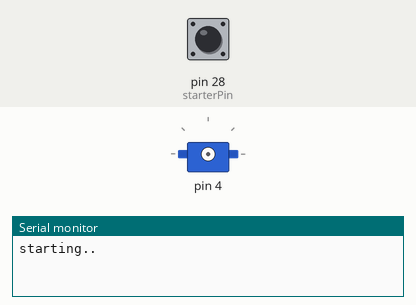
The sketch below on a simulated Arduino Mega 2560, built with avr-gcc and run on an emulated ATmega2560. Parts: servo, the last lines printed to the serial monitor. The test bench sets the inputs (shaded band); at power-on: pin 28 (starterPin) HIGH.

Above: at 0.1 s.
At 12.2 s:
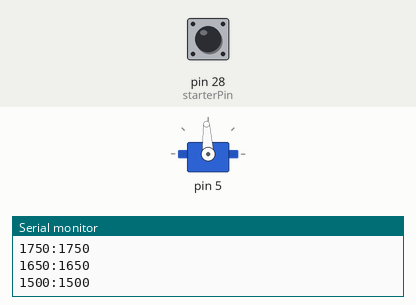
12.3 s: pin 28 (starterPin) pulled LOW for 3.2 s
At 21.2 s:
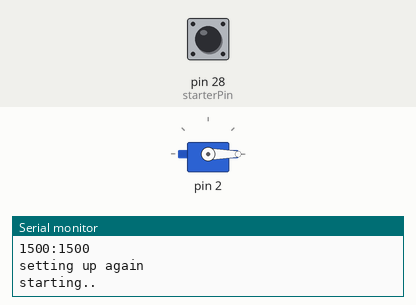
Timing chart, 0 to 23.0 s (numbered marks = the images above; inputs shaded):
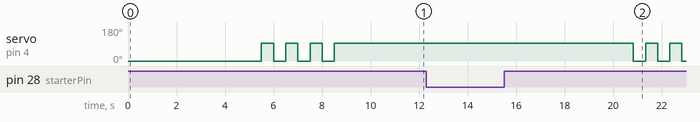

Measured:
- after the input at 12.3 s, servo on pin 4: alternates 93° for 0.50 s and 0° for 0.50 s, starting after 8.5 s

The sketch:

runThrusters.ino
```cpp
#include <Servo.h>

Servo servo2;
Servo servo3;
Servo servo4;
Servo servo5;
Servo servo6;
Servo servo7;

Servo thrusterGroup1[] = { servo2, servo3 };
Servo thrusterGroup2[] = { servo4, servo5 };
Servo thrusterGroup3[] = { servo6, servo7 };

Servo allThrusters[] = { servo2, servo3, servo4, servo5, servo6, servo7 };

int thrusterStop = 1500;

enum Commands {
  PAUSE             , // 0
  FORWARD           , // 1
  BACKWARD          , // 2
  LEFT              , // 3
  RIGHT             , // 4
  FORWARDSPEEDUP    , // 5
  FORWARDSPEEDDOWN  , // 6
  BACKWARDSPEEDUP   , // 7
  BACKWARDSPEEDDOWN   // 8
};

int currentGroup1   = 0;
int currentCommand1 = 0;
int currentGroup2   = 0;
int currentCommand2 = 0;
int currentGroup3   = 0;
int currentCommand3 = 0;


int forwardValue1 = 1650;
int backwardValue1 = 1425;

int forwardValue2 = 1600;
int backwardValue2 = 1500;

int forwardValue3 = 1550;
int backwardValue3 = 1400;

char buffer[512];
int killSwitch = 0;

int starterPin = 28;

void loop() {
  if(digitalRead(starterPin) == LOW) {
    killSwitch = 0;
    Serial.println("detected starterPin off");
  }

  if(digitalRead(starterPin) == HIGH && killSwitch == 0) {
    Serial.println("setting up again");
    setup();
  }
  straight();
}

void straight() {
  commandGroup(1, 1750, 1750);

  commandGroup(2, 1650,1650);
  delay(700);
  commandGroup(2, 1500,1500);
  delay(500);
}

// we will interactively add or subtract to forward, backward values
int incrementOrDecrementValue = 1;

void setupServo(Servo servo, int pin) {
  // attach to pin, with small delay and send init status
  servo.attach(pin);
  servo.writeMicroseconds(500);
  delay(500);

  servo.writeMicroseconds(1500); // init for ESC.
  delay(500);
}

void setupRelay() {
  pinMode(52, OUTPUT);
  delay(500);
  digitalWrite(52, LOW);
  delay(500);
  digitalWrite(52, HIGH);
  delay(2000);
}

void setup() {
  Serial.begin(9600);

  pinMode(starterPin, INPUT);

  while( digitalRead(starterPin) != HIGH ) {
    Serial.println("waiting");
  }
  Serial.println("starting..");
  killSwitch = 1;

  delay(5000);

  setupServo(servo2, 2);
  setupServo(servo3, 3);
  setupServo(servo4, 4);
  setupServo(servo5, 5);
//  setupServo(servo6, 6);
//  setupServo(servo7, 7);
  Serial3.begin(9600);
  Serial.begin(9600);
  delay(2000);

}

void myLoop() {

  setSerial3Buffer(); // set buffer from user input
  Serial.println(buffer);
  currentGroup1 = buffer[0] - 48;
  currentCommand1 = buffer[2] - 48;
  currentGroup2 = buffer[4] - 48;
  currentCommand2 = buffer[6] - 48;
  currentGroup3 = buffer[8] - 48;
  currentCommand3 = buffer[10] - 48;

  // send the current group the current command.
  groupControl(1, 1);
  groupControl(currentGroup2, currentCommand2);
  groupControl(currentGroup3, currentCommand3);

  delay(50);
  // pauseThrusters();
}

void groupControl(int currentGroup, int currentCommand) {

  int forwardValue = getForwardValueForGroup(currentGroup);
  int backwardValue = getBackwardValueForGroup(currentGroup);

  switch (currentCommand) {
    // thruster directions
    case PAUSE:
      Serial.println("Case PAUSE");
      pauseThrusters();
      break;
    case FORWARD:
      Serial.println("Case FORWARD");
      commandGroup(currentGroup, forwardValue, forwardValue);
      break;
    case BACKWARD:
      Serial.println("Case BACKWARD");
      commandGroup(currentGroup, backwardValue, backwardValue);
      break;
    case LEFT:
      Serial.println("Case LEFT");
      commandGroup(currentGroup, forwardValue, backwardValue);
      break;
    case RIGHT:
      Serial.println("Case RIGHT");
      commandGroup(currentGroup, backwardValue, forwardValue);
      break;
    default:
      pauseThrusters();
  }
}

void commandGroup(int theGroup, int value1, int value2) {
  // Send commands to a Servo group
  Servo* group = getCurrentGroup(theGroup);

  Serial.print(value1);
  Serial.print( ":");
  Serial.println(value2);


  group[0].writeMicroseconds(value1);
  group[1].writeMicroseconds(value2);
  delay(2);
}

void pauseThrusters() {
  Serial.println("Pause thrusters!");
  // stop all thrusters!
  for (int i = 0; i < (sizeof(allThrusters) / sizeof(Servo)); i++) {
    allThrusters[i].writeMicroseconds(thrusterStop);
  }
  currentCommand1 = 0;
  currentCommand2 = 0;
}

void runThroughRange(Servo myservo) {
  int pos = 0;
  for (pos = 1500; pos < 1900; pos += 1) {
    myservo.writeMicroseconds(pos);
    delay(15);
  }
  for (pos = 1900; pos >= 1500; pos -= 1) {
    myservo.writeMicroseconds(pos);
    delay(15);
  }
}

Servo* getCurrentGroup(int group) {
  switch(group) {
    case 1:
      return thrusterGroup1;
    case 2:
      return thrusterGroup2;
    case 3:
      return thrusterGroup3;
  }
}

int setSerialBuffer() {
  // FYI:
  // We can't replace this with serialPort.readString();
  // As much as I would like to...
  if (Serial.available()) {
    int c; // a single character
    int i = 0;
    for (i = 0; i < 100; i++) {
      c = Serial.read();
      if (c != '\n' && c != -1) {
        // This delay needs to be here or else garbage enters the buffer
        delay(2);
        buffer[i] = c;
      } else {
        buffer[i] = '\0';
      }
    }
  }
}

void relayDisconnect() {
  // emergency stop
  digitalWrite(52, LOW);
}

void commandServo(Servo theServo, int value) {
  theServo.writeMicroseconds(value);
  delay(2);
}

int getForwardValueForGroup(int theGroup) {
  switch(theGroup) {
    case 1:
      return forwardValue1;
    case 2:
      return forwardValue2;
    case 3:
      return forwardValue3;
    default:
      return 1500;
  }
}

int getBackwardValueForGroup(int theGroup) {
    switch(theGroup) {
    case 1:
      return backwardValue1;
    case 2:
      return backwardValue2;
    case 3:
      return backwardValue3;
    default:
      return 1500;
  }
}

int setSerial3Buffer() {
  // FYI:
  // We can't replace this with serialPort.readString();
  // As much as I would like to...
  if(Serial3.available()) {
    int c; // a single character
    int i = 0;
    for(i = 0; i < 100; i++) {
      c = Serial3.read();
      if (c != '\n' && c != -1) {
        // This delay needs to be here or else garbage enters the buffer
        delay(2);
        buffer[i] = c;
      } else {
        buffer[i] = '\0';
      }
    }
  }
}
```
